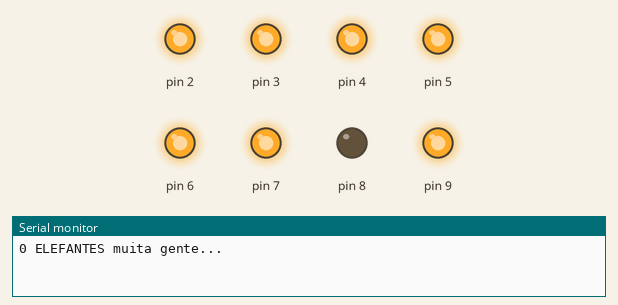
The sketch below on a simulated Arduino Uno, built with avr-gcc and run on an emulated ATmega328P. Parts: output pins drawn as LEDs (lit = HIGH), the last lines printed to the serial monitor.

Above: at 0.1 s.
At 5.1 s:
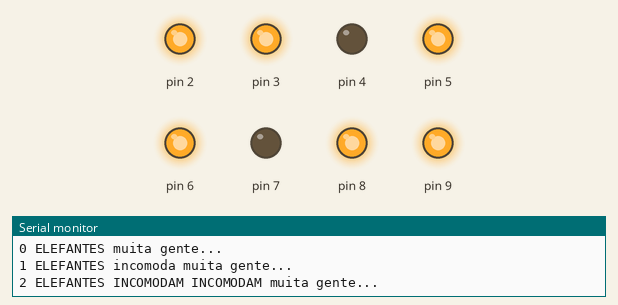
At 9.1 s:
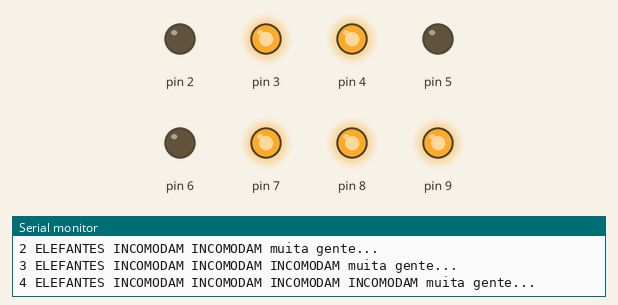
At 19.2 s:
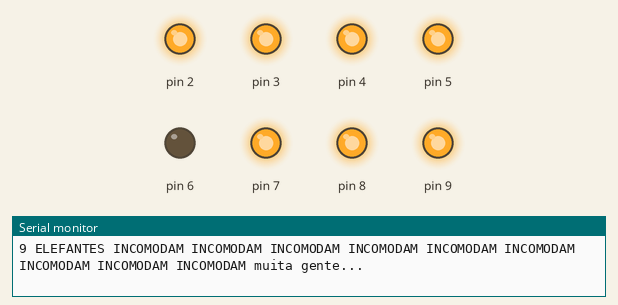
At 28.2 s:
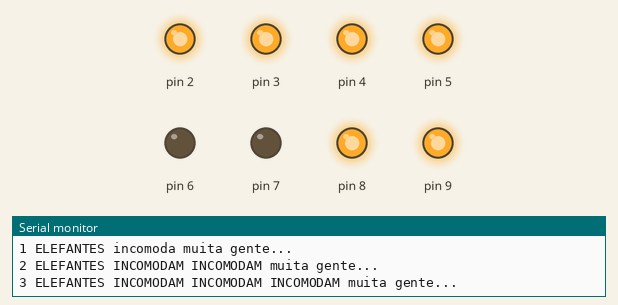
At 38.3 s:
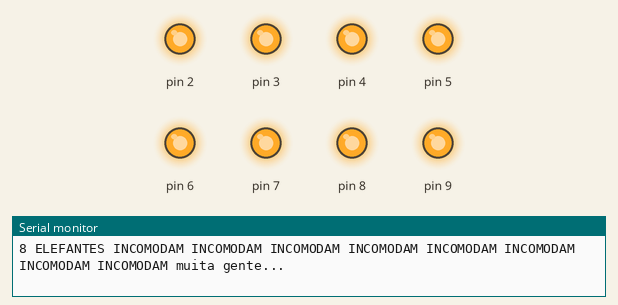
Timing chart, 0 to 39.8 s (numbered marks = the images above):
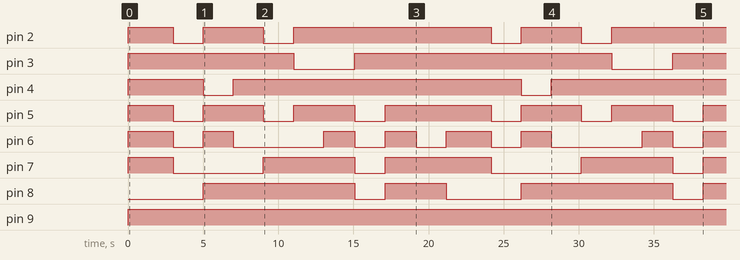

Measured:
- by itself, pin 2: LOW → HIGH at 0.00 s, → LOW 3.0 s later, → HIGH 2.0 s later, → LOW 4.0 s later, … (9 changes in this stretch)
- by itself, pin 3: goes HIGH 11.0 s, LOW 4.1 s, HIGH 17.1 s, LOW 4.1 s, then HIGH
- by itself, pin 4: goes HIGH 5.0 s, LOW 2.0 s, HIGH 19.2 s, LOW 2.0 s, then HIGH
- by itself, pin 5: LOW → HIGH at 0.00 s, → LOW 3.0 s later, → HIGH 2.0 s later, → LOW 4.0 s later, … (13 changes in this stretch)
- by itself, pin 6: LOW → HIGH at 0.00 s, → LOW 3.0 s later, → HIGH 2.0 s later, → LOW 2.0 s later, … (15 changes in this stretch)
- by itself, pin 7: LOW → HIGH at 0.00 s, → LOW 3.0 s later, → HIGH 6.0 s later, → LOW 6.1 s later, … (9 changes in this stretch)
- by itself, pin 8: goes HIGH 10.1 s, LOW 2.0 s, HIGH 4.1 s, LOW 5.0 s, HIGH 10.1 s, LOW 2.0 s, then HIGH
- by itself, pin 9: LOW → HIGH at 0.00 s

The sketch:

CONTADOR_01.ino
```cpp
#include <Arduino.h>
/*Desenvolvido por Alexandre Aravecchia
  Projetista, desenvolvedor, programador
 aravecchia@gmail.com
 www.aravecchia.weebly.com
 */
int t=1000;
void setup()
{
  for (int pino = 2; pino <10; pino++)
  {
    pinMode(pino, OUTPUT);
  }
  Serial.begin(9600);
}

// the loop routine runs over and over again forever:
void loop()
{
  int matriz[10][8] = {
    {
      1,1,1,1,1,1,0,1
    }
    ,
    {
      0,1,1,0,0,0,0,1
    }
    ,
    {
      1,1,0,1,1,0,1,1
    }
    ,
    {
      1,1,1,1,0,0,1,1
    }
    ,
    {
      0,1,1,0,0,1,1,1
    }
    ,
    {
      1,0,1,1,0,1,1,1
    }
    ,
    {
      1,0,1,1,1,1,1,1
    }
    ,
    {
      1,1,1,0,0,0,0,1
    }
    ,
    {
      1,1,1,1,1,1,1,1
    }
    ,
    {
      1,1,1,1,0,1,1,1
    }
  };
  for (int y=0; y<10; y++)
  {
    Serial.print(y);
    Serial.print(" ELEFANTES");
    for (int z=0; z<=(y-1); z++)
    {
      if (y==1)
      {
       Serial.print(" incomoda");
      }
       else
       {
       Serial.print(" INCOMODAM");
       }
    }
    Serial.println(" muita gente...");
    for (int x=0; x<9; x++)
    {
      digitalWrite((x+2), matriz[y][x]);   // turn the LED on (HIGH is the voltage level)
    }
    if (y==0)
      delay(3*t);
    else
      delay(2*t);
  }
}
```
